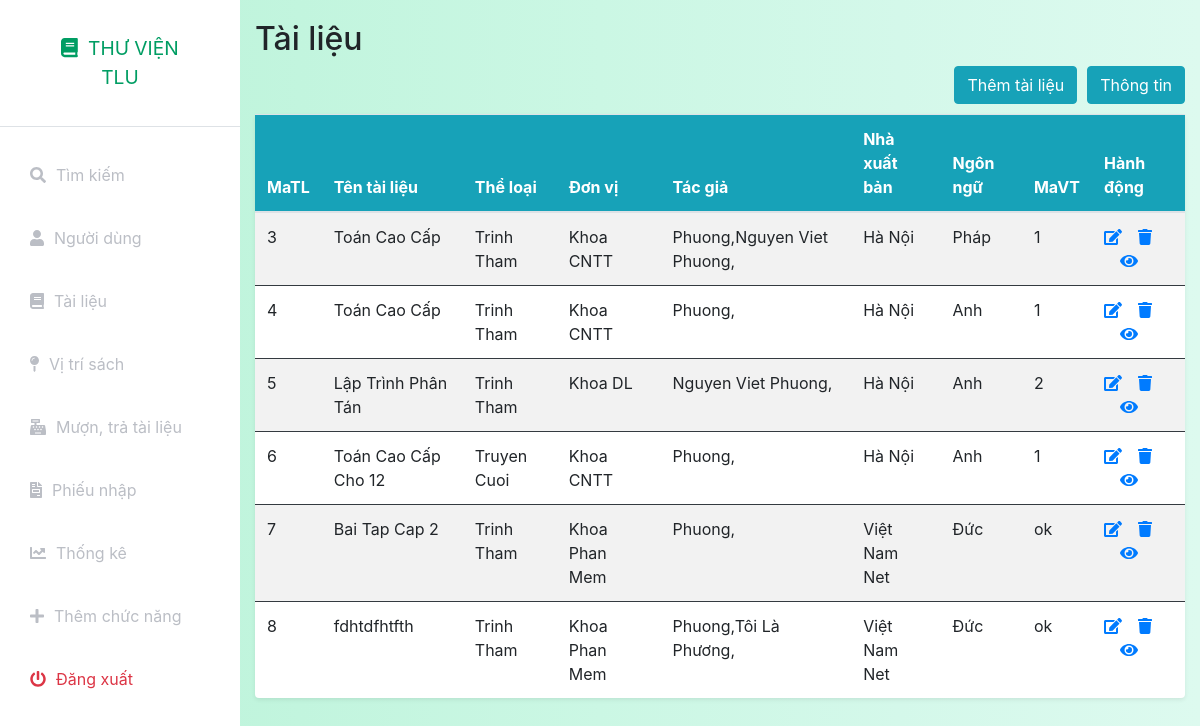
The app's page /index.php?controller=document&action=index (signed in) with its own data.
### tables this page shows
CREATE TABLE `tailieu` (
  `MaTL` int(11) NOT NULL,
  `TenTL` text NOT NULL,
  `MaTheLoai` int(11) DEFAULT NULL,
  `MaDV` int(11) DEFAULT NULL,
  `MaTG` text DEFAULT NULL,
  `MaNXB` int(11) DEFAULT NULL,
  `NamXB` int(11) DEFAULT NULL,
  `MaNgonNgu` int(11) DEFAULT NULL,
  `NoiDung` text DEFAULT NULL,
  `SoTrang` int(11) DEFAULT NULL,
  `KhoGiay` varchar(22) DEFAULT NULL,
  `LanTB` int(11) DEFAULT NULL,
  `GiaBia` int(11) DEFAULT NULL,
  `SoPH` int(11) DEFAULT NULL,
  `NgayPH` date DEFAULT NULL,
  `TongSo` int(11) DEFAULT NULL,
  `MaVT` int(11) DEFAULT NULL,
  `NgayCN` date DEFAULT NULL,
  `status` int(11) NOT NULL DEFAULT 1
);

CREATE TABLE `theloai` (
  `MaTheLoai` int(11) NOT NULL,
  `TenTheLoai` text NOT NULL,
  `GhiChu` text NOT NULL,
  `status` int(11) NOT NULL DEFAULT 1
);

CREATE TABLE `donvi` (
  `MaDV` int(11) NOT NULL,
  `TenDV` text NOT NULL,
  `GhiChu` text NOT NULL,
  `status` int(11) NOT NULL DEFAULT 1
);

CREATE TABLE `tacgia` (
  `MaTG` int(11) NOT NULL,
  `TenTG` text NOT NULL,
  `GhiChu` text NOT NULL,
  `status` int(11) DEFAULT 1
);

CREATE TABLE `nhaxuatban` (
  `MaNXB` int(11) NOT NULL,
  `TenNXB` text NOT NULL,
  `GhiChu` text NOT NULL,
  `status` int(11) NOT NULL DEFAULT 1
);

CREATE TABLE `ngonngu` (
  `MaNgonNgu` int(11) NOT NULL,
  `TenNgonNgu` text NOT NULL,
  `GhiChu` text NOT NULL,
  `status` int(11) NOT NULL DEFAULT 1
);

CREATE TABLE `vitri` (
  `MaVT` int(11) NOT NULL,
  `TenVT` text NOT NULL,
  `MoTa` text NOT NULL,
  `status` int(11) NOT NULL DEFAULT 1
);

### index.php (called while the page is built, shortened)
<?php
include_once('models/Auth.php');
$action = isset($_GET['action']) ? $_GET['action'] : 'index';
$object = new $classController();
$object->$action();
?>

### config.php (called while the page is built, shortened)
<?php
function getalldata($query)
{
    global $connect;
    $result=mysqli_query($connect,$query);
    if(mysqli_num_rows($result)>0)
        return mysqli_fetch_all($result,MYSQLI_ASSOC);
    else
        return false;
}
function getonedata($query)
{
    global $connect;
    $result=mysqli_query($connect,$query);
    if($result&&mysqli_num_rows($result)==1)
        return mysqli_fetch_assoc($result);
    else
        return false;
}
?>

### models/User.php (called while the page is built, shortened)
<?php
include_once('./config.php');
class User
{
    public static function show($idoruser)
    {
        $query = "select * from nguoidung where id = '$idoruser' or Username = '$idoruser'";
        $data = getonedata($query);
        return $data;
    }
}

### models/Auth.php (called while the page is built, shortened)
<?php
include_once('./config.php');
include_once('User.php');
class Auth
{
    private static $ChucDanh = null;
    public static function isAdmin()
    {
        if(self::isLogin())
        {
            if (self::$ChucDanh == 'admin')
                return true;
            else
                return false;
        }
        else
        {
            return false;
        }
    }
    public static function isLogin()
    {
        if (isset($_SESSION['token']) && isset($_SESSION['Username'])) {
            $data = User::show($_SESSION['Username']);
            if($data)
            {
                if($data['token'] == $_SESSION['token'])
                {
                    self::$ChucDanh = $data['ChucDanh'];
                    return true;
                }
            }
            else
            {
                return false;
            }
        } else
            return false;
    }
}

### models/Document.php (called while the page is built, shortened)
<?php
include_once('./config.php');
class Document
{
    public static function index()
    {
        $query = "select * from tailieu  where status = '1'";
        $data = getalldata($query);
        return $data;
    }
}

### models/Category.php (called while the page is built, shortened)
<?php
include_once('./config.php');
class Category
{
    public static function show($MaTheLoai)
    {
        $query = "select * from theloai where MaTheLoai = $MaTheLoai";
        $data = getonedata($query);
        return $data;
    }
}

### models/Unit.php (called while the page is built, shortened)
<?php
include_once('./config.php');
class Unit
{
    public static function show($MaDV)
    {
        $query = "select * from donvi where MaDV = $MaDV";
        $data = getonedata($query);
        return $data;
    }
}

### models/Author.php (called while the page is built, shortened)
<?php
include_once('./config.php');
class Author
{
    public static function show($MaTG)
    {
        $query = "select * from tacgia where MaTG = $MaTG";
        $data = getonedata($query);
        return $data;
    }
}

### models/Publish.php (called while the page is built, shortened)
<?php
include_once('./config.php');
class Publish
{
    public static function show($MaNXB)
    {
        $query = "select * from nhaxuatban where MaNXB = $MaNXB";
        $data = getonedata($query);
        return $data;
    }
}

### models/Language.php (called while the page is built, shortened)
<?php
include_once('./config.php');
class Language
{
    public static function show($MaNgonNgu)
    {
        $query = "select * from ngonngu where MaNgonNgu = $MaNgonNgu";
        $data = getonedata($query);
        return $data;
    }
}

### models/Position.php (called while the page is built, shortened)
<?php
include_once('./config.php');
class Position
{
    public static function show($MaVT)
    {
        $query = "select * from vitri where MaVT = $MaVT";
        $data = getonedata($query);
        return $data;
    }
}

### views/document/index.php (the view)
<?php include_once('././assets/layouts/header.php'); ?>
<?php include_once('././assets/layouts/siderbar.php'); ?>
<div class="container-fluid" style="padding-top:20px">
    <h2>Tài liệu</h2>
    <table class="table table-striped bg-white rounded shadow-sm  table-hover">
        <div class="d-grid gap-2 d-md-flex justify-content-md-end">
            <a name="" id="" class="btn btn-info" href="index.php?controller=document&action=add" role="button" style="margin-bottom:10px;margin-right:10px;">Thêm tài liệu</a>
            <a name="" id="" class="btn btn-info" href="index.php?controller=documentdetail" role="button" style="margin-bottom:10px">Thông tin</a>
        </div>
        <thead class="bg-info text-white">
            <tr class="border-dark">
                <th>MaTL</th>
                <th>Tên tài liệu</th>
                <th>Thể loại</th>
                <th>Đơn vị</th>
                <th>Tác giả</th>
                <th>Nhà xuất bản</th>
                <th>Ngôn ngữ</th>
                <th>MaVT</th>
                <th style="width: 10%;">Hành động</th>
            </tr>
        </thead>
        <tbody>
            <?php
            if (isset($data) && is_array($data)) {
                foreach ($data as $document) {
                    if ($document['status'] == 1) {
                        echo "<tr>";
                        echo "<td class=\"border-dark\" scope=\"row\">" . $document['MaTL'] . "</td>";
                        echo "<td class=\"border-dark\" scope=\"row\">" . $document['TenTL'] . "</td>";
                        echo "<td class=\"border-dark\">" . Category::show($document['MaTheLoai'])["TenTheLoai"] . "</td>";
                        echo "<td class=\"border-dark\">" . Unit::show($document['MaDV'])["TenDV"] . "</td>";
                        echo "<td class=\"border-dark\">";
                        foreach(json_decode($document['MaTG']) as $MaTG)
                        {
                            echo Author::show($MaTG)["TenTG"].',';
                        }
                        echo "</td>";
                        echo "<td class=\"border-dark\">" . Publish::show($document['MaNXB'])["TenNXB"] . "</td>";
                        echo "<td class=\"border-dark\">" .Language::show($document['MaNgonNgu'])["TenNgonNgu"] . "</td>";
                        echo "<td class=\"border-dark\">" .Position::show($document['MaVT'])["TenVT"]  . "</td>";
                        echo '<td class="border-dark">';
                        echo '<a href="index.php?controller=document&action=edit&MaTL=' . $document['MaTL'] . '"><i class="fas fa-edit"></i></a>';
                        echo '<a class="ml-3" onclick="return confirm(\'Bạn có muốn xóa tài khoản này không?\')" href="index.php?controller=document&action=delete&MaTL=' . $document['MaTL'] . '"><i class="fas fa-trash"></i></a>';
                        echo '<a class="ml-3" onclick="return " href="index.php?controller=document&action=view&MaTL=' . $document['MaTL'] . '"><i class="fas fa-eye"></i></a>';
                        echo "</tr>";
                    }
                }
            }
            ?>
    </table>
</div>
<?php include_once('././assets/layouts/footer.php'); ?>

### assets/css/styles.css (style rules this page uses)
:root { --main-bg-color: #009d63; --main-text-color: #009d63; --second-text-color: #bbbec5; --second-bg-color: #c1efde; }

### records on screen
tailieu: MaTL "3", TenTL "Toán Cao Cấp", MaTheLoai.TenTheLoai "Trinh Tham", MaDV.TenDV "Khoa CNTT", MaTG.TenTG "Phuong", MaTG.TenTG "Nguyen Viet Phuong", MaNXB.TenNXB "Hà Nội", MaNgonNgu.TenNgonNgu "Pháp", MaVT "1"
tailieu: MaTL "4", TenTL "Toán Cao Cấp", MaTheLoai.TenTheLoai "Trinh Tham", MaDV.TenDV "Khoa CNTT", MaTG.TenTG "Phuong", MaNXB.TenNXB "Hà Nội", MaNgonNgu.TenNgonNgu "Anh", MaVT "1"
tailieu: MaTL "5", TenTL "Lập Trình Phân Tán", MaTheLoai.TenTheLoai "Trinh Tham", MaDV.TenDV "Khoa DL", MaTG.TenTG "Nguyen Viet Phuong", MaNXB.TenNXB "Hà Nội", MaNgonNgu.TenNgonNgu "Anh", MaVT "2"
tailieu: MaTL "6", TenTL "Toán Cao Cấp Cho 12", MaTheLoai.TenTheLoai "Truyen Cuoi", MaDV.TenDV "Khoa CNTT", MaTG.TenTG "Phuong", MaNXB.TenNXB "Hà Nội", MaNgonNgu.TenNgonNgu "Anh", MaVT "1"
tailieu: MaTL "7", TenTL "Bai Tap Cap 2", MaTheLoai.TenTheLoai "Trinh Tham", MaDV.TenDV "Khoa Phan Mem", MaTG.TenTG "Phuong", MaNXB.TenNXB "Việt Nam Net", MaNgonNgu.TenNgonNgu "Đức", MaVT.TenVT "ok"
tailieu: MaTL "8", TenTL "fdhtdfhtfth", MaTheLoai.TenTheLoai "Trinh Tham", MaDV.TenDV "Khoa Phan Mem", MaTG.TenTG "Phuong", MaTG.TenTG "Tôi Là Phương", MaNXB.TenNXB "Việt Nam Net", MaNgonNgu.TenNgonNgu "Đức", MaVT.TenVT "ok"
